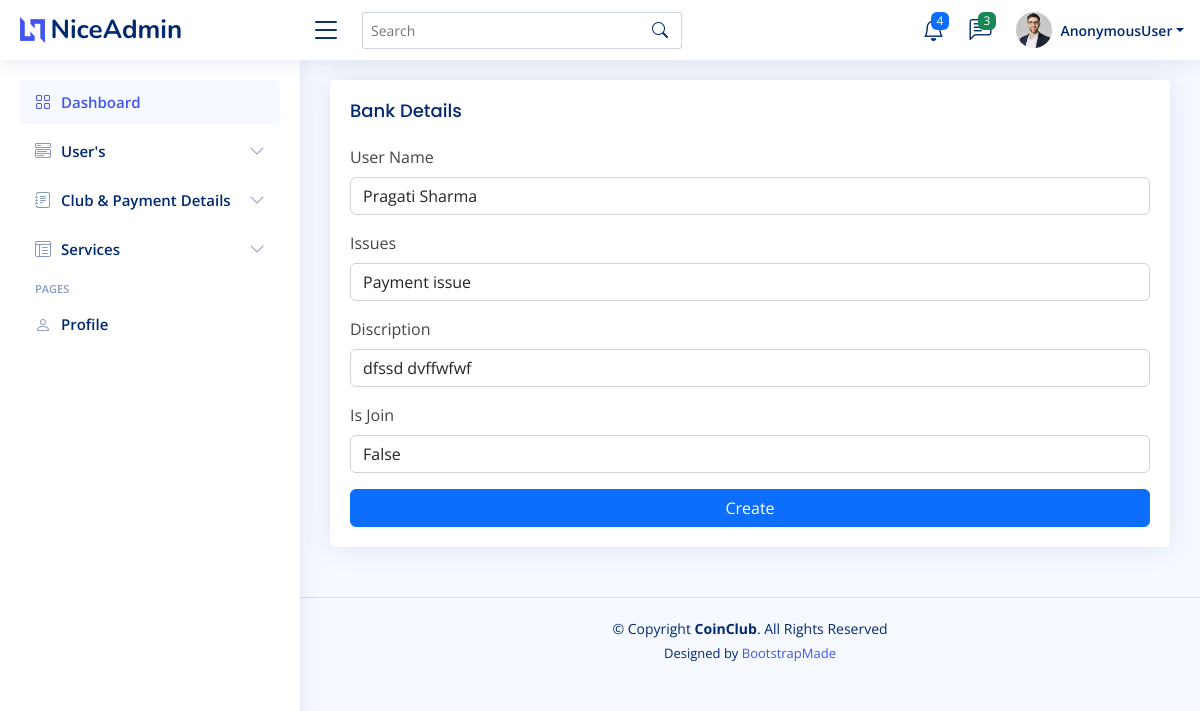
Page /homepage/editcustomercare/1/ on the committed database.
### api/models.py (models this page shows)
class CustomerCare(models.Model):
    user = models.ForeignKey(user_registration,on_delete=models.CASCADE, related_name="sample")
    issue = models.ForeignKey(IssueMessages,on_delete=models.CASCADE, related_name="issue")
    discription = models.CharField(max_length=500,null=True)
    status = models.BooleanField(default=False)

class user_registration(models.Model):
    full_name=models.CharField(max_length=50)
    mobileno=models.CharField(max_length=50, unique=True)
    city=models.CharField(max_length=50)
    password=models.CharField(max_length=50)
    gender=models.CharField(max_length=50)
    occupation=models.CharField(max_length=50)
    motive=models.CharField(max_length=100)
    income=models.CharField(max_length=50)
    wallet_amount= models.CharField(max_length=50,default='0')
    monthlycontribution=models.CharField(max_length=50)
    profileimg=models.ImageField(blank=True,null=True,upload_to='user/')
    email=models.CharField(max_length=50)
    alternateno=models.CharField(max_length=50,blank=True)
    token = models.CharField(max_length=300)
    create_at=models.DateField(auto_now_add=True)
    def __str__(self):
        return self.full_name#, self.id

class IssueMessages(models.Model):
    message = models.CharField(max_length=300,null=True)

### adminapp/views.py (the view)
# urls.py: path('editcustomercare/<int:id>/', views.UpdateCustomerCare, name="update_service"),
def UpdateCustomerCare(request, id):
    if request.method == 'POST':
        registeruser = request.POST['registeruser']
        IFSCcode = request.POST['IFSCcode']
        accountname = request.POST['accountname']
        accountnumber = request.POST['accountnumber']
        uplead = CustomerCare.objects.filter(id=id)
        uplead.update(registeruser_id=registeruser,
                             IFSCcode=IFSCcode,
                             accountname=accountname,
                             accountnumber=accountnumber,
                        )
        messages.success(request, f"{accountname}, Bank details updated successfully")
        return redirect(request.META.get('HTTP_REFERER', 'redirect_if_referer_not_found'))    #redirect same  page
    else:
        mypay = CustomerCare.objects.get(id=id)
        user = user_registration.objects.all()
        return render(request, "editcustomerservice.html", {'mypay':mypay, 'users': user})

### templates/editcustomerservice.html (shortened to what this page needs)
{% extends 'index.html' %}
{% load static %}
{% block content %}
  <main id="main" class="main">
    <section class="section">
      <div class="row">
        <div class="col-lg-12">
          <div class="card">
            <div class="card-body">
              <h5 class="card-title">Bank Details</h5>
              <form class="row g-3" method="post" enctype="multipart/form-data">
                <div class="col-12">
                  <label for="inputNanme4" class="form-label">User Name</label>
                  <select name="user" id="inputAddress" class="form-control">
                    <option value="{{ mypay.id }}">{{mypay.user}}</option>
                  </select>
                </div>
                <div class="col-12">
                  <label for="inputEmail4" class="form-label">Issues</label>
                  <select name="issue" id="inputAddress" class="form-control">
                    <option value="{{ mypay.id }}">{{mypay.issue.message}}</option>
                  </select>
                </div>
                <div class="col-12">
                  <label for="inputEmail4" class="form-label">Discription</label>
                  <input type="text" class="form-control" id="inputEmail4" name="discription" value="{{mypay.discription}}">
                </div>
                <div class="col-12">
                  <label for="inputAddress" class="form-label">Is Join</label>
                  <select name="status" id="inputAddress" class="form-control">
                    <option value="{{mypay.status}}">{{mypay.status}}</option>
                  </select>
                </div>
                <div class="text-center">
                  <button type="submit" class="btn btn-primary col-md-12">Create</button>
                </div>
              </form>
            </div>
          </div>
        </div>
      </div>
    </section>
  </main>
  {% endblock content %}

### static/assets/css/style.css (style rules this page uses)
:root { scroll-behavior: smooth; }
body { font-family: "Open Sans", sans-serif; background: #f6f9ff; color: #444444; }
h1, h2, h3, h4, h5, h6 { font-family: "Nunito", sans-serif; }
#main { margin-top: 60px; padding: 20px 30px; transition: all 0.3s; }
.card { margin-bottom: 30px; border: none; border-radius: 5px; box-shadow: 0px 0 30px rgba(1, 41, 112, 0.1); }
.card-title { padding: 20px 0 15px 0; font-size: 18px; font-weight: 500; color: #012970; font-family: "Poppins", sans-serif; }
.card-body { padding: 0 20px 20px 20px; }
@media (min-width: 1200px) { #main, #footer { margin-left: 300px; } }

### rows in the picture
CustomerCare: user "Pragati Sharma", issue "Payment issue", discription "dfssd dvffwfwf", status "False"

### other values in the picture
{{ request.user }} "AnonymousUser"
